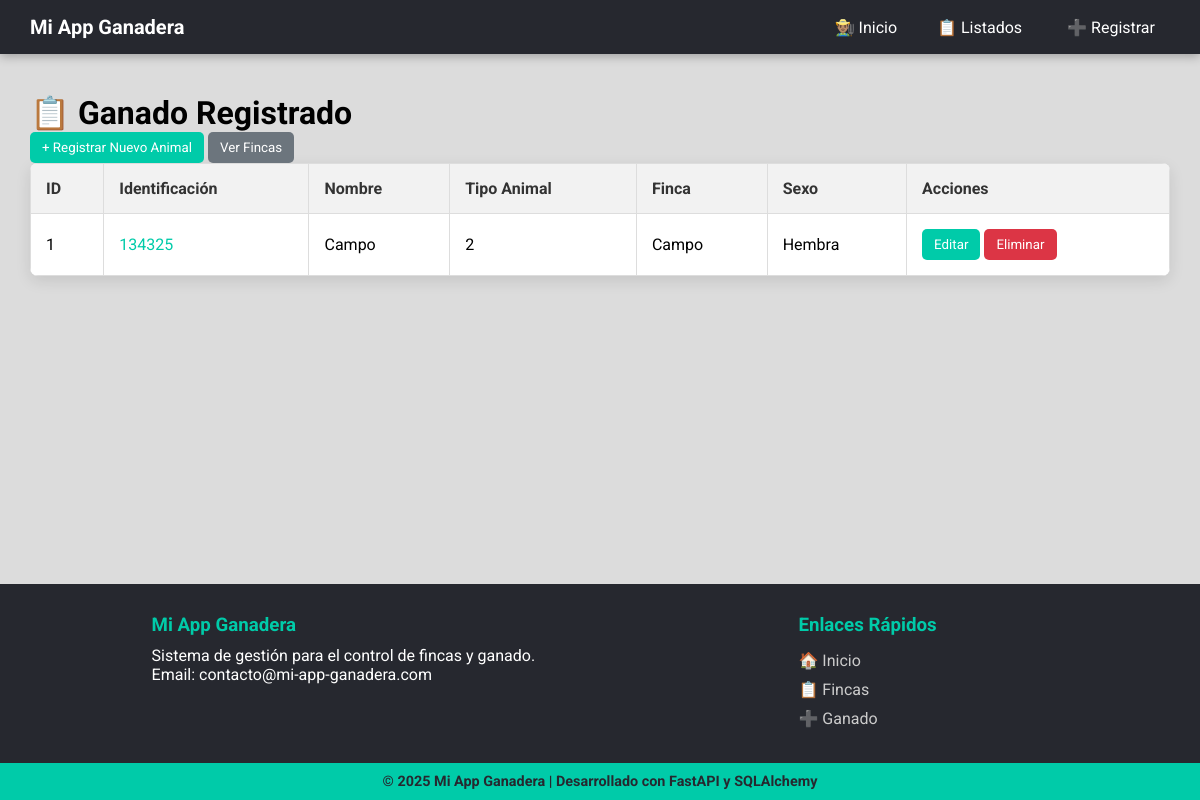
Screenshot of /ganado/lista with the database file from the repository.
### models.py (models this page shows)
class Ganado(Base):
    __tablename__ = "ganados"
    id = Column(Integer, primary_key=True, index=True)
    identificacion = Column(String, index=True, unique=True, nullable=False)
    nombre = Column(String(100), nullable=True)
    edad = Column(Integer, nullable=False)
    sexo = Column(String(10), nullable=False)
    fecha_nacimiento = Column(Date)
    finca_id = Column(Integer, ForeignKey("fincas.id"), nullable=False)
    tipo_animal_id = Column(Integer, ForeignKey("tipos_animales.id"), nullable=False)
    fecha_registro = Column(DateTime, default=datetime.utcnow)
    finca = relationship("Finca", back_populates="ganados")
    tipo_animal = relationship("TipoAnimal", back_populates="ganados")

class TipoAnimal(Base):
    __tablename__ = "tipos_animales"
    id = Column(Integer, primary_key=True, index=True)
    nombre = Column(String, unique=True, index=True)
    ganados = relationship("Ganado", back_populates="tipo_animal")

class Finca(Base):
    __tablename__ = "fincas"
    id = Column(Integer, primary_key=True, index=True)
    nombre = Column(String(100), nullable=False)
    tamaño = Column(Integer, nullable=False)
    ubicacion = Column(String(200), nullable=False)
    fecha_creacion = Column(DateTime, default=datetime.utcnow)
    ganados = relationship(
        "Ganado",
        back_populates="finca",
        cascade="all, delete-orphan"
    )

### routers/ganado.py (the view)
@router.get("/lista")
async def listar_ganado_view(request: Request, db: Session = Depends(get_db)):
    ganados = db.query(models.Ganado).all()
    return templates.TemplateResponse(
        "ganado/lista_ganado.html",
        {"request": request, "ganados": ganados}
    )

### templates/ganado/lista_ganado.html (shortened to what this page needs)
{% extends "base.html" %}
{% block content %}
    <h1 style="margin-top: 10px;">📋 Ganado Registrado</h1>
    <p>
        <a href="/ganado/registrar"><button>+ Registrar Nuevo Animal</button></a>
        <a href="/fincas/lista"><button style="background-color: #6c757d;">Ver Fincas</button></a>
    </p>
    <table>
        <thead>
            <tr>
                <th>ID</th>
                <th>Identificación</th>
                <th>Nombre</th>
                <th>Tipo Animal</th>
                <th>Finca</th>
                <th>Sexo</th>
                <th>Acciones</th>
            </tr>
        </thead>
        <tbody>
            {% if ganados %}
                {% for animal in ganados %}
                    <tr id="ganado-{{ animal.id }}">
                        <td>{{ animal.id }}</td>
                        <td><a href="/ganado/detalle/{{ animal.id }}" style="color: #00cba9; text-decoration: none;">{{ animal.identificacion }}</a></td>
                        <td>{{ animal.nombre or 'N/A' }}</td>
                        <td>{{ animal.tipo_animal.nombre }}</td>
                        <td>{{ animal.finca.nombre }}</td>
                        <td>{{ animal.sexo }}</td>
                        <td>
                            <button onclick="window.location.href='/ganado/editar/{{ animal.id }}'">Editar</button>
                            <button class="btn-eliminar" data-id="{{ animal.id }}" style="background-color: #dc3545;">Eliminar</button>
                        </td>
                    </tr>
                {% endfor %}
            {% else %}
                <tr>
                    <td colspan="7" style="text-align: center;">Aún no hay ganado registrado.</td>
                </tr>
            {% endif %}
        </tbody>
    </table>
{% endblock %}

### static/css/styles.css (style rules this page uses)
* { margin: 0; padding: 0; box-sizing: border-box; font-family: 'Roboto', sans-serif; }
html, body { height: 100%; margin: 0; }
body { display: flex; flex-direction: column; min-height: 100vh; background-color: #dcdcdc; }
table { width: 100%; border-collapse: collapse; background: white; box-shadow: 0 5px 15px rgba(0,0,0,0.1); border-radius: 8px; overflow: hidden; }
table th, table td { padding: 15px; border: 1px solid #ddd; text-align: left; }
table th { background: #f2f2f2; color: #333; font-weight: bold; }
button, input[type="submit"] { background: #00cba9; color: white; padding: 8px 12px; border: none; cursor: pointer; border-radius: 5px; transition: background-color 0.3s; }

### rows the page displays
Ganado: id "1", identificacion "134325", nombre "Campo", tipo_animal.nombre "2", finca.nombre "Campo", sexo "Hembra"
